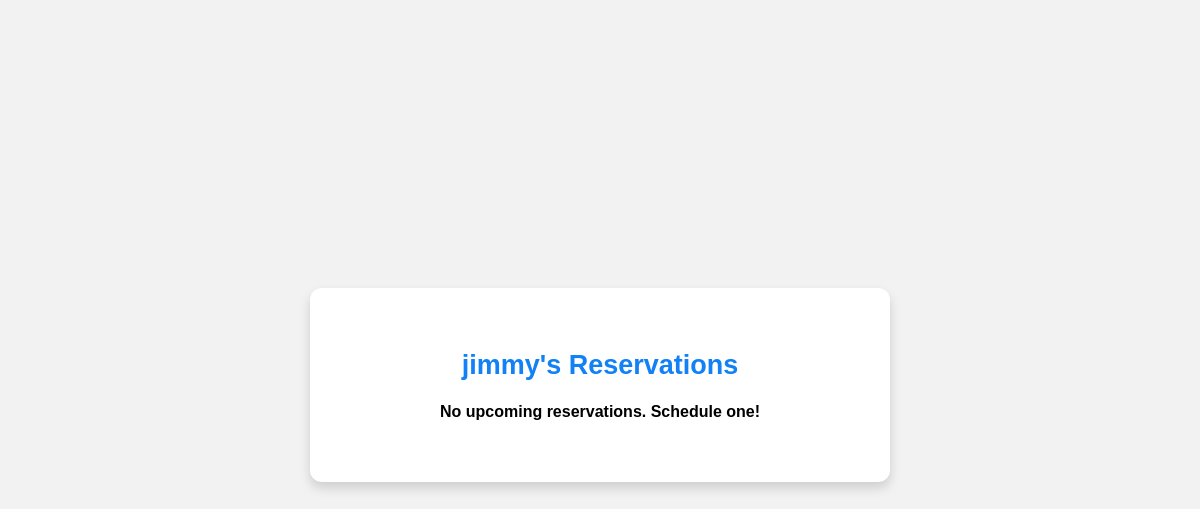
/myReservations (signed in), run on an earlier commit of the app's database.
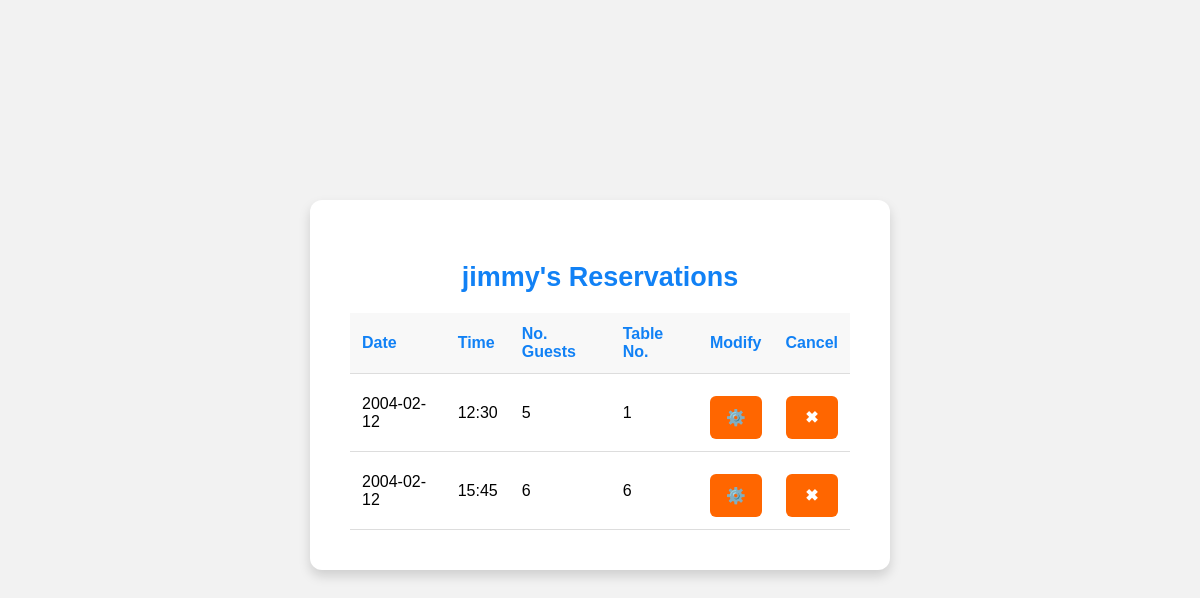
And on a later commit of the database.
### tables this page shows
CREATE TABLE `Account` (
  `AccountID` INTEGER PRIMARY KEY AUTOINCREMENT,
  `AccountFN` varchar(50) NOT NULL,
  `AccountLN` varchar(50) NOT NULL,
  `AccountType` varchar(20) NOT NULL,
  `AccountEmail` varchar(100) NOT NULL UNIQUE,
  `AccountPhoneNo` varchar(15) NOT NULL UNIQUE,
  `AccountCreatedDate` date NOT NULL,
  `PasswordHash` char(64) NOT NULL);

CREATE TABLE `Reservation` (
  `ResID` INTEGER PRIMARY KEY AUTOINCREMENT,
  `ResDate` date NOT NULL,
  `ResTime` varchar(10) NOT NULL,
  `ResNoGuests` int NOT NULL,
  `TimeCreated` varchar(10) NOT NULL,
  `TimeUpdated` varchar(20) NOT NULL,
  `ResStatus` varchar(20) DEFAULT NULL,
  `TableID` int NOT NULL,
  `ResOwner` int NOT NULL,
  FOREIGN KEY (TableID) REFERENCES Seating(TableID),
  FOREIGN KEY (ResOwner) REFERENCES Account(AccountID)
);

### app.py (the view, shortened to what this page needs)
@app.route('/myReservations', methods=['GET', 'POST'])
def my_reservations():
    db = Database()
    name = db.get_name_from_email(session['email'])[0]
    reservations = db.get_user_reservations(session['email'])
    return render_template('myReservations.html', name = name, reservations = reservations)

### database.py (called while the page is built)
    def __del__(self):
        self.cursor.close()

    def get_user_reservations(self, email: str):
        command = """
        SELECT r.ResDate, r.ResTime, r.ResNoGuests, r.TableID, r.ResID
        FROM Account a, Reservation r
        WHERE r.ResOwner = a.AccountID
        AND a.AccountEmail = ?
        AND ResStatus IN ("scheduled", "ready", "checked_in", "finished")
        ORDER BY r.Resdate ASC, r.ResTime ASC
        """
        params = (email,)
        self.cursor.execute(command, params)
        results = self.cursor.fetchall()
        if len(results) <= 0:
            return None
        return results

    def get_name_from_email(self, email: str) -> tuple:
        command = """
        SELECT AccountFN, AccountLN
        FROM Account
        WHERE AccountEmail = ?
        """
        params = (email,)
        self.cursor.execute(command, params)
        return self.cursor.fetchone()

### templates/myReservations.html (shortened to what this page needs)
<!DOCTYPE html>
<html lang="en">
<head>
</head>
<body>
    <div class="table-container">
        <h2>{{ name }}'s Reservations</h2>
        {% if reservations %}
        <table id="reservation-table">
            <thead>
                <tr>
                    <th>Date</th>
                    <th>Time</th>
                    <th>No. Guests</th>
                    <th>Table No.</th>
                    <th>Modify</th>
                    <th>Cancel</th>
                </tr>
            </thead>
            <tbody id="reservation-table-body">
                {% for row in reservations %}
                    <tr>
                        <td>{{ row[0] }}</td>
                        <td>{{ row[1] }}</td>
                        <td>{{ row[2] }}</td>
                        <td>{{ row[3] }}</td>
                        <td>
                            <form action="/reservation" method="POST" style="display:inline;">
                                <button type="submit">⚙️</button>
                            </form>
                        </td>
                        <td>
                            <form action="/myReservations" method="POST" style="display:inline;">
                                <button type="submit">✖</button>
                            </form>
                        </td>
                    </tr>
                {% endfor %}
            </tbody>
        </table>
        {% else %}
        <h4>No upcoming reservations. Schedule one!</h4>
        {% endif %}
    </div>
</body>
</html>

### templates/myReservations.html (style rules this page uses)
body { display: flex; justify-content: center; align-items: center; height: 100vh; margin: 0; font-family: Arial, sans-serif; background-color: #f2f2f2; }
.form-container, .table-container { background-color: #ffffff; padding: 40px; border-radius: 12px; box-shadow: 0 6px 12px rgba(0, 0, 0, 0.15); width: 500px; max-width: 90%; margin-bottom: 30px; }
h2 { color: #1181f5; text-align: center; margin-bottom: 20px; font-size: 27px; }
button { width: 100%; padding: 12px; background-color: #ff6600; color: #ffffff; border: none; border-radius: 6px; font-size: 16px; font-weight: bold; cursor: pointer; transition: background-color 0.3s; margin-top: 10px; }
.table-container table { width: 100%; border-collapse: collapse; margin-top: 20px; }
.table-container th, .table-container td { padding: 12px; text-align: left; border-bottom: 1px solid #dddddd; }
.table-container th { background-color: #f8f8f8; color: #1181f5; }

What changed in the data, as far as the page shows it:
added Reservation: ResDate "2004-02-12", ResTime "12:30", ResNoGuests "5", TableID "1"
added Reservation: ResDate "2004-02-12", ResTime "15:45", ResNoGuests "6", TableID "6"
Also different on the page:
text no longer shown: "No upcoming reservations. Schedule one!"
text now shown: "Date Time No. Guests Table No. Modify Cancel"
